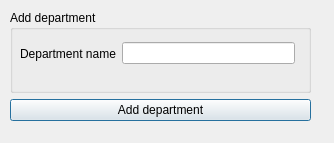
<?xml version="1.0" encoding="UTF-8"?>
<ui version="4.0">
 <class>add_department</class>
 <widget class="QDialog" name="add_department">
  <property name="geometry">
   <rect>
    <x>0</x>
    <y>0</y>
    <width>334</width>
    <height>143</height>
   </rect>
  </property>
  <property name="windowTitle">
   <string>Dialog</string>
  </property>
  <widget class="QWidget" name="">
   <property name="geometry">
    <rect>
     <x>10</x>
     <y>10</y>
     <width>301</width>
     <height>111</height>
    </rect>
   </property>
   <layout class="QVBoxLayout" name="verticalLayout">
    <item>
     <widget class="QGroupBox" name="groupBox">
      <property name="title">
       <string>Add department</string>
      </property>
      <widget class="QWidget" name="">
       <property name="geometry">
        <rect>
         <x>10</x>
         <y>30</y>
         <width>275</width>
         <height>27</height>
        </rect>
       </property>
       <layout class="QHBoxLayout" name="horizontalLayout">
        <item>
         <widget class="QLabel" name="label">
          <property name="text">
           <string>Department name</string>
          </property>
         </widget>
        </item>
        <item>
         <widget class="QLineEdit" name="departmentName"/>
        </item>
       </layout>
      </widget>
     </widget>
    </item>
    <item>
     <widget class="QPushButton" name="pushButton">
      <property name="text">
       <string>Add department</string>
      </property>
     </widget>
    </item>
   </layout>
  </widget>
 </widget>
 <resources/>
 <connections/>
</ui>
